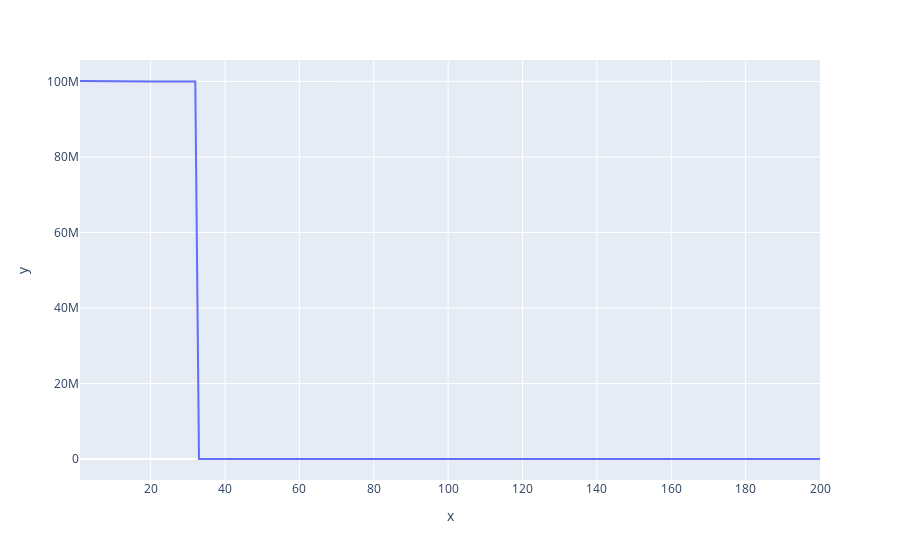

Notebook code cell kept with this figure:
### Code cell
optimize_and_plot(sphere_function, d = 20, domain = (-5.12, 5.12), popsize=500, maxfevals=100000, sigma=50)

### Figure 1 — Plotly figure (JSON) as saved in the notebook; plotly's stock layout.template omitted (floating-point values rounded to 4 significant figures; data arrays with more than 128 entries replaced by an {"elided": "..."} marker saying what was removed)
{"data": [{"hovertemplate": "x=%{x}<br>y=%{y}<extra></extra>", "legendgroup": "", "line": {"color": "#636efa", "dash": "solid"}, "marker": {"symbol": "circle"}, "mode": "lines", "name": "", "orientation": "v", "showlegend": false, "type": "scatter", "x": {"elided": "200 int values"}, "xaxis": "x", "y": {"elided": "200 float values"}, "yaxis": "y"}], "layout": {"legend": {"tracegroupgap": 0}, "margin": {"t": 60}, "xaxis": {"anchor": "y", "domain": [0, 1], "title": {"text": "x"}}, "yaxis": {"anchor": "x", "domain": [0, 1], "title": {"text": "y"}}}}
